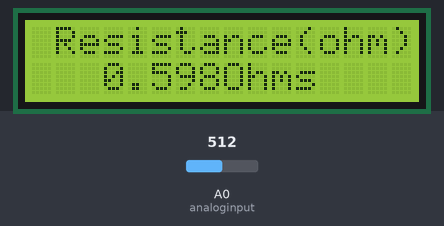
Simulated run of this sketch. Board: Arduino Uno, built with avr-gcc and run on an emulated ATmega328P. On the bench: 16×2 character LCD. The test bench sets the inputs (shaded band); at power-on: A0 (analoginput) = 512.

Above: at 3.2 s.
3.3 s: A0 (analoginput) set to 716
At 4.6 s:
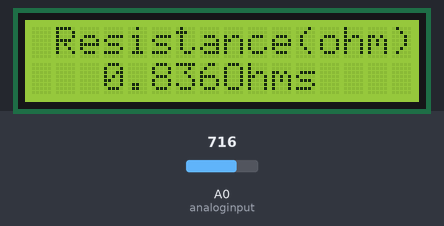
5.0 s: A0 (analoginput) set to 900
At 6.0 s:
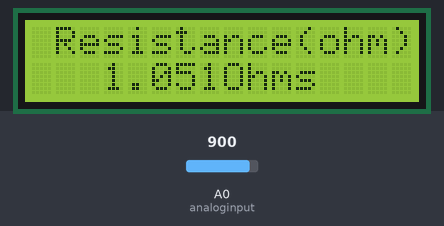
6.5 s: A0 (analoginput) set to 1023
At 7.3 s:
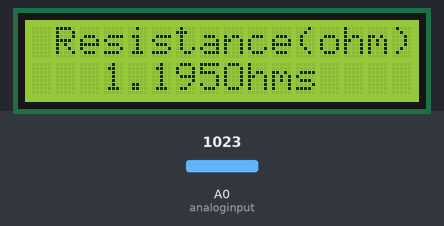
Timing chart, 0 to 9.5 s (numbered marks = the images above; inputs shaded):
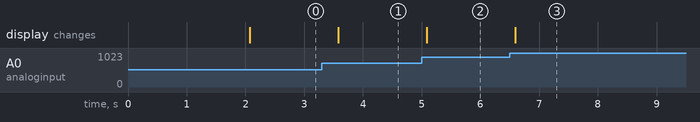

Measured:
- after the input at 3.3 s, the display: changes after 0.28 s (image 1)
- after the input at 5.0 s, the display: changes after 0.08 s (image 2)
- after the input at 6.5 s, the display: changes after 0.09 s (image 3)

The sketch:

milliohm_meter.ino
```cpp
#include <LiquidCrystal.h>
LiquidCrystal lcd(7,8,9,10,11,12);
int analoginput=0;
float vout=0.0;
float vin=0.0;
int value=0;

void setup()
{
  pinMode(analoginput,INPUT);
  lcd.begin(16,2);
  lcd.setCursor(1,0);
  lcd.print("MILIOHM METER");
  lcd.setCursor(1,1);
  lcd.print("Range:0.01 to 1" );
  delay(2000);
  lcd.clear();
  lcd.setCursor(1,0);
  lcd.print("Resistance(ohm):");

}
void loop(){
 value = analogRead(analoginput);
 vout= (value*4.9)/1023;
 vin= (vout/4.1);
 lcd.setCursor(3,1);
 lcd.print(vin,3);
 lcd.print("Ohms");
 delay(500);
}
```
